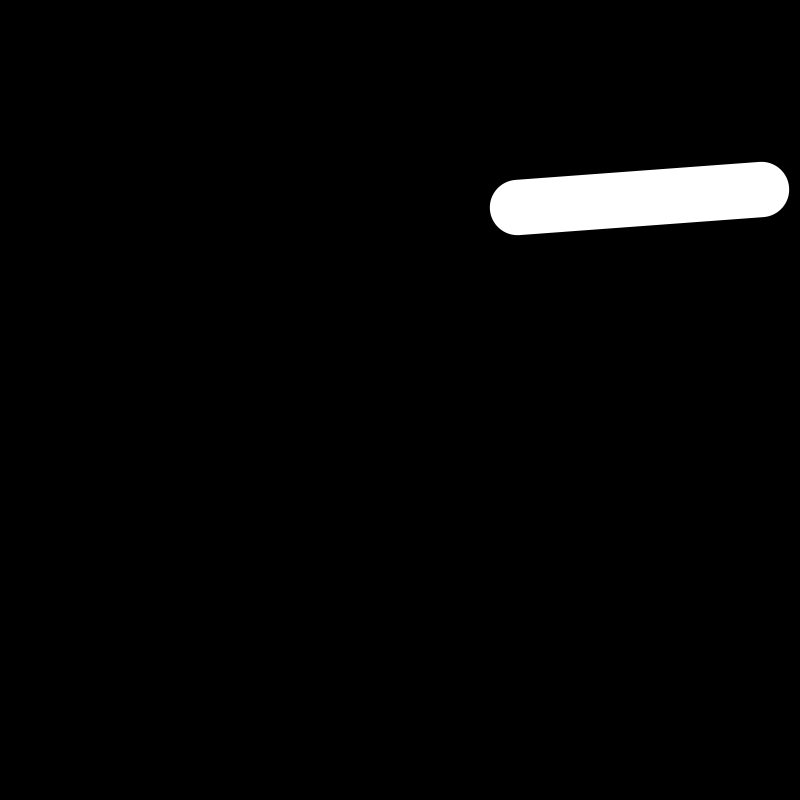
Frame 1 (no input)
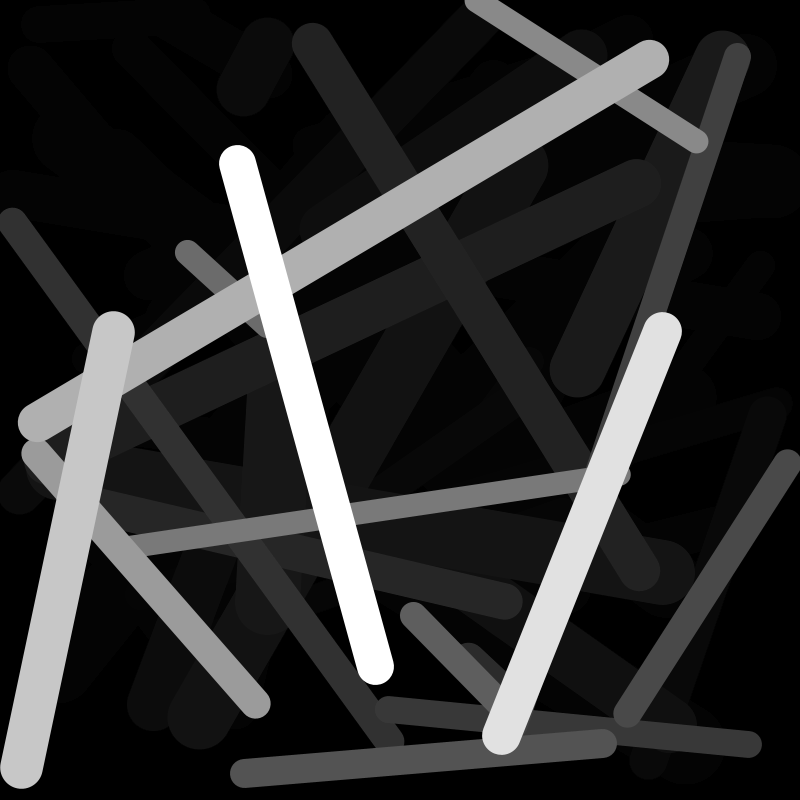
Frame 60 (the mouse pressed at the canvas centre just before this capture)
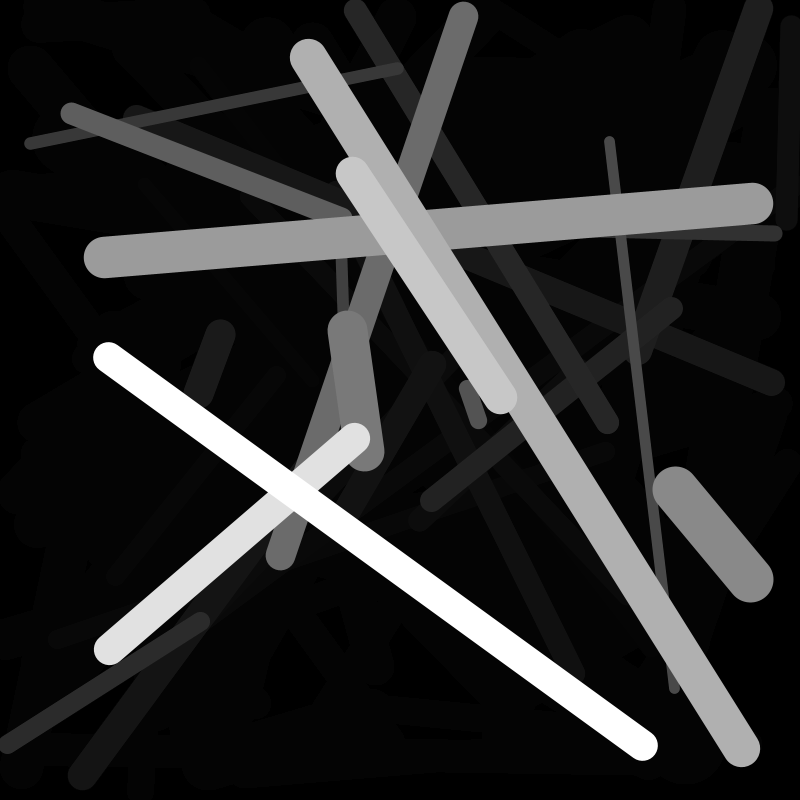
Frame 120 (the mouse held since frame 60 and released just before this capture)

The Processing sketch that drew these frames (run headless with seeded random() and noise(); from frame 60 on, the mouse is pressed at the canvas centre):

// Processing sketch: clase_1_sketch_211109c
// ── clase_1_sketch_211109c.pde
void setup () {
  size(800, 800);
  background(0);
  
}

void draw() {
  //background(0);
  
  fill(0,30);
  noStroke();
  rect(0,0,width,height);
   
  stroke(255);
  strokeWeight(noise(frameCount/10.0)*100);
  line(random(width),random(height),random(width),random(height));
}
